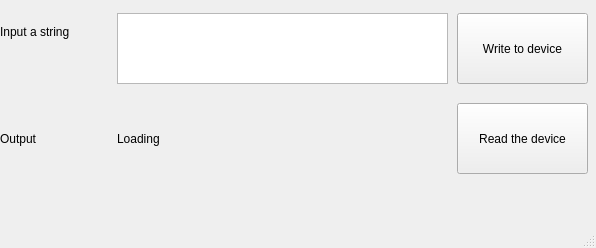
<?xml version="1.0" encoding="UTF-8"?>
<ui version="4.0">
 <class>MainWindow</class>
 <widget class="QMainWindow" name="MainWindow">
  <property name="geometry">
   <rect>
    <x>0</x>
    <y>0</y>
    <width>596</width>
    <height>248</height>
   </rect>
  </property>
  <property name="windowTitle">
   <string>DAEMON program</string>
  </property>
  <widget class="QWidget" name="centralwidget">
   <widget class="QLabel" name="label">
    <property name="geometry">
     <rect>
      <x>0</x>
      <y>23</y>
      <width>100</width>
      <height>17</height>
     </rect>
    </property>
    <property name="text">
     <string>Input a string</string>
    </property>
   </widget>
   <widget class="QLabel" name="label_3">
    <property name="geometry">
     <rect>
      <x>117</x>
      <y>103</y>
      <width>321</width>
      <height>71</height>
     </rect>
    </property>
    <property name="text">
     <string>Loading</string>
    </property>
   </widget>
   <widget class="QPushButton" name="pushButton_2">
    <property name="geometry">
     <rect>
      <x>457</x>
      <y>103</y>
      <width>131</width>
      <height>71</height>
     </rect>
    </property>
    <property name="text">
     <string>Read the device</string>
    </property>
   </widget>
   <widget class="QPlainTextEdit" name="plainTextEdit">
    <property name="geometry">
     <rect>
      <x>117</x>
      <y>13</y>
      <width>331</width>
      <height>71</height>
     </rect>
    </property>
   </widget>
   <widget class="QPushButton" name="pushButton">
    <property name="geometry">
     <rect>
      <x>457</x>
      <y>13</y>
      <width>131</width>
      <height>71</height>
     </rect>
    </property>
    <property name="text">
     <string>Write to device</string>
    </property>
   </widget>
   <widget class="QLabel" name="label_2">
    <property name="geometry">
     <rect>
      <x>0</x>
      <y>130</y>
      <width>100</width>
      <height>17</height>
     </rect>
    </property>
    <property name="text">
     <string>Output</string>
    </property>
   </widget>
  </widget>
  <widget class="QMenuBar" name="menubar">
   <property name="geometry">
    <rect>
     <x>0</x>
     <y>0</y>
     <width>596</width>
     <height>22</height>
    </rect>
   </property>
  </widget>
  <widget class="QStatusBar" name="statusbar"/>
 </widget>
 <resources/>
 <connections/>
</ui>
